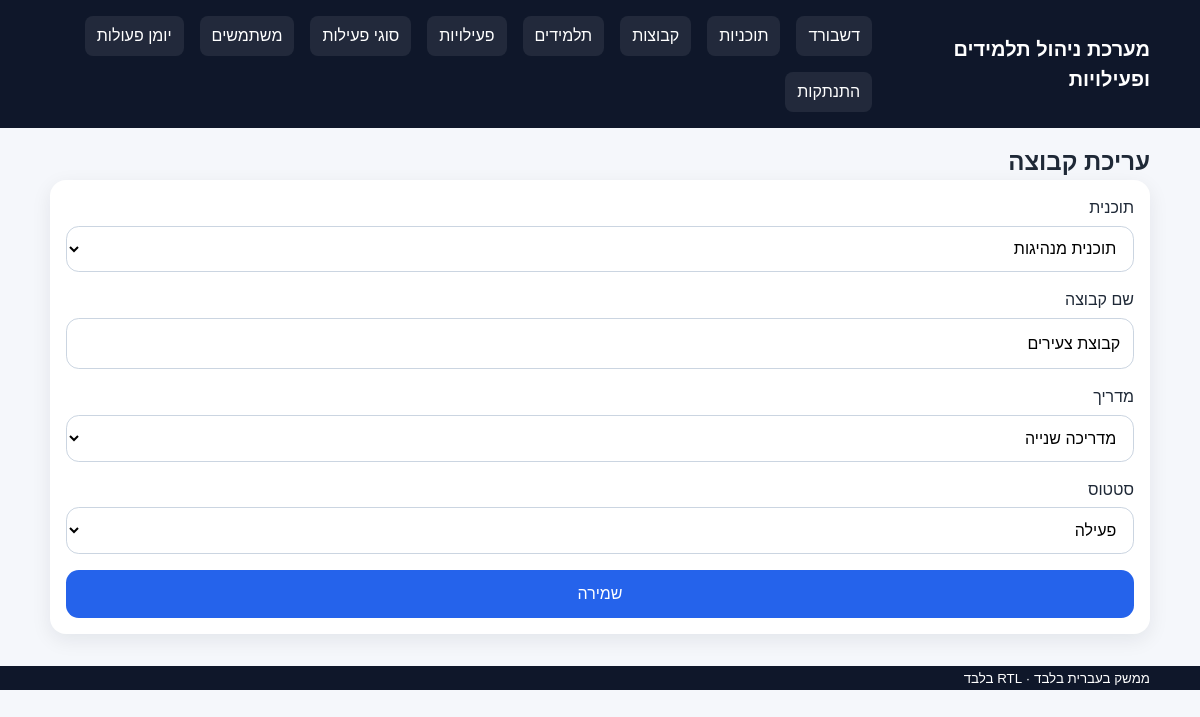
/group_form.php?id=2 (signed in), run on the app's committed database.
### tables this page shows
CREATE TABLE groups (
    id BIGINT UNSIGNED AUTO_INCREMENT PRIMARY KEY,
    program_id BIGINT UNSIGNED NOT NULL,
    name VARCHAR(150) NOT NULL,
    instructor_user_id BIGINT UNSIGNED NOT NULL,
    status ENUM('active', 'inactive') NOT NULL DEFAULT 'active',
    created_at TIMESTAMP NULL DEFAULT CURRENT_TIMESTAMP,
    updated_at TIMESTAMP NULL DEFAULT CURRENT_TIMESTAMP ON UPDATE CURRENT_TIMESTAMP,
    INDEX idx_groups_program (program_id),
    INDEX idx_groups_instructor (instructor_user_id),
    CONSTRAINT fk_groups_program FOREIGN KEY (program_id) REFERENCES programs(id),
    CONSTRAINT fk_groups_instructor FOREIGN KEY (instructor_user_id) REFERENCES users(id)
);

CREATE TABLE programs (
    id BIGINT UNSIGNED AUTO_INCREMENT PRIMARY KEY,
    name VARCHAR(150) NOT NULL,
    status ENUM('active', 'inactive') NOT NULL DEFAULT 'active',
    deleted_at TIMESTAMP NULL DEFAULT NULL,
    created_at TIMESTAMP NULL DEFAULT CURRENT_TIMESTAMP,
    updated_at TIMESTAMP NULL DEFAULT CURRENT_TIMESTAMP ON UPDATE CURRENT_TIMESTAMP
);

CREATE TABLE users (
    id BIGINT UNSIGNED AUTO_INCREMENT PRIMARY KEY,
    full_name VARCHAR(150) NOT NULL,
    username VARCHAR(100) NOT NULL UNIQUE,
    phone VARCHAR(30) NULL,
    password_hash VARCHAR(255) NOT NULL,
    role ENUM('admin', 'coordinator', 'instructor') NOT NULL,
    is_active TINYINT(1) NOT NULL DEFAULT 1,
    deleted_at TIMESTAMP NULL DEFAULT NULL,
    created_at TIMESTAMP NULL DEFAULT CURRENT_TIMESTAMP,
    updated_at TIMESTAMP NULL DEFAULT CURRENT_TIMESTAMP ON UPDATE CURRENT_TIMESTAMP
);

### includes/functions.php (called while the page is built, shortened)
<?php
function e($value): string
{
    return htmlspecialchars((string)$value, ENT_QUOTES, 'UTF-8');
}
function get(string $key, $default = null)
{
    return $_GET[$key] ?? $default;
}

### public/group_form.php (the view, shortened to what this page needs)
<?php
$db = getDB();
$id = (int)get('id', 0);
$group = ['program_id' => '', 'name' => '', 'instructor_user_id' => '', 'status' => 'active'];
if ($id) {
    $stmt = $db->prepare('SELECT * FROM groups WHERE id = :id');
    $stmt->execute(['id' => $id]);
    $group = $stmt->fetch() ?: $group;
}
$programs = $db->query('SELECT id, name FROM programs ORDER BY name')->fetchAll();
$instructors = $db->query("SELECT id, full_name FROM users WHERE role = 'instructor' AND is_active = 1 ORDER BY full_name")->fetchAll();
include __DIR__ . '/../includes/header.php';
?>
<h2><?= $id ? 'עריכת קבוצה' : 'קבוצה חדשה' ?></h2>
<form method="post" class="card form-grid">
    <label><span>תוכנית</span><select name="program_id" required><option value="">בחר תוכנית</option><?php foreach ($programs as $program): ?><option value="<?= (int)$program['id'] ?>" <?= (string)$group['program_id']===(string)$program['id']?'selected':'' ?>><?= e($program['name']) ?></option><?php endforeach; ?></select></label>
    <label><span>שם קבוצה</span><input type="text" name="name" value="<?= e($group['name']) ?>" required></label>
    <label><span>מדריך</span><select name="instructor_user_id" required><option value="">בחר מדריך</option><?php foreach ($instructors as $inst): ?><option value="<?= (int)$inst['id'] ?>" <?= (string)$group['instructor_user_id']===(string)$inst['id']?'selected':'' ?>><?= e($inst['full_name']) ?></option><?php endforeach; ?></select></label>
    <label><span>סטטוס</span><select name="status"><option value="active" <?= $group['status']==='active'?'selected':'' ?>>פעילה</option></select></label>
    <button class="btn primary" type="submit">שמירה</button>
</form>
<?php include __DIR__ . '/../includes/footer.php'; ?>

### assets/css/layout.css (style rules this page uses)
body { font-family:Arial,sans-serif;background:#f5f7fb;color:#1f2937;line-height:1.5 }
.card { background:#fff;padding:1rem;border-radius:1rem;box-shadow:0 6px 20px rgba(15,23,42,.08) }

### assets/css/forms.css (style rules this page uses)
.form-grid { display:grid;gap:1rem }
.form-grid label { display:grid;gap:.35rem }
.form-grid input,.form-grid select,.form-grid textarea { width:100%;padding:.8rem;border:1px solid #cbd5e1;border-radius:.8rem;background:#fff }
.btn { display:inline-flex;justify-content:center;align-items:center;padding:.75rem 1rem;border:none;border-radius:.8rem;background:#e2e8f0;color:#111827;cursor:pointer }
.btn.primary { background:#2563eb;color:#fff }

### assets/css/app.css (style rules this page uses)
body { background: #f5f7fb; color: #1f2937; }

### data on the page
groups: program_id "תוכנית מנהיגות", name "קבוצת צעירים", instructor_user_id "מדריכה שנייה", status "פעילה"

### other printed values
getConfig()['app_name'] "מערכת ניהול תלמידים ופעילויות"
